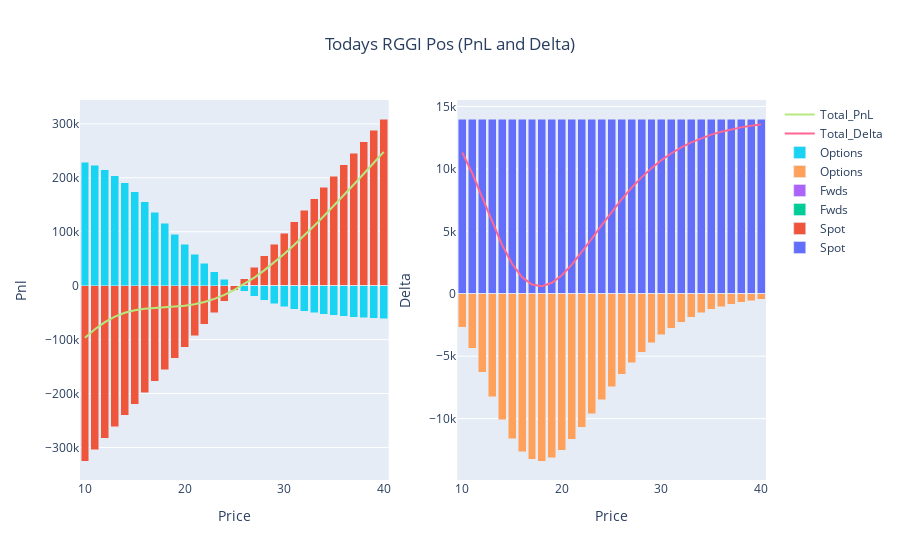

Notebook code cell kept with this figure:
### Markdown cell above
# Today's Position

### Code cell
## USE THIS STYLE OF GRAPHING FOR TODAY DATE ENTRY ##
position_functions = Position_Reporting(positions, 'RGGI', current_date)
pnl, delta, theta, vega, value = position_functions.combine_frame()

fig_d = go.Figure()

fig_d.add_trace(go.Bar(x=delta.Price, y=delta.Spot, name='Spot', base=0))
fig_d.add_trace(go.Bar(x=delta.Price, y=delta.Fwds, name='Fwds', base=0))
fig_d.add_trace(go.Bar(x=delta.Price, y=delta.Options, name='Options', base=0))
fig_d.add_trace(go.Scatter(x=delta.Price, y=delta.Total_Delta, mode='lines', name='Total_Delta'))

#fig_d.update_layout(title='ACCU Delta Today', xaxis_title='Price', yaxis_title='Delta', barmode='stack')
#fig_d.show()

#~~~~~~~~~~~~~~~~~~~~~~~~~~~~~~~~~
fig_p = go.Figure()

fig_p.add_trace(go.Bar(x=pnl.Price, y=pnl.Spot, name='Spot', base=0))
fig_p.add_trace(go.Bar(x=pnl.Price, y=pnl.Fwds, name='Fwds', base=0))
fig_p.add_trace(go.Bar(x=pnl.Price, y=pnl.Options, name='Options', base=0))
fig_p.add_trace(go.Scatter(x=pnl.Price, y=pnl.Total_Pnl, mode='lines', name='Total_PnL'))

#fig_p.update_layout(title='ACCU PnL Today', xaxis_title='Price', yaxis_title='pnl', barmode='stack')
#fig_p.show()


#~~~~~~~~~~~~~~~~~~~~~~~~~~~~~~~
fig = make_subplots(rows=1, cols=2)
for i in range(0,len(fig_d.data)):
    fig.add_trace(fig_d.data[i], row=1, col=2)
    fig.add_trace(fig_p.data[i], row=1, col=1)
    
#fig.update_layout(title={'text': 'Todays RGGI Pos (PnL and Delta)','x': 0.5,'xanchor': 'center'}, barmode='stack')
fig.update_layout(title={'text': 'Todays RGGI Pos (PnL and Delta)','x': 0.5,'xanchor': 'center'})

fig.update_xaxes(title_text="Price", row=1, col=1)
fig.update_yaxes(title_text="Pnl", row=1, col=1)
fig.update_xaxes(title_text="Price", row=1, col=2)
fig.update_yaxes(title_text="Delta", row=1, col=2)    
fig.show()

### Figure 1 — Plotly figure (JSON) as saved in the notebook; plotly's stock layout.template omitted (floating-point values rounded to 4 significant figures)
{"data": [{"base": 0, "name": "Spot", "type": "bar", "x": [10, 11, 12, 13, 14, 15, 16, 17, 18, 19, 20, 21, 22, 23, 24, 25, 26, 27, 28, 29, 30, 31, 32, 33, 34, 35, 36, 37, 38, 39, 40], "xaxis": "x2", "y": [14000, 14000, 14000, 14000, 14000, 14000, 14000, 14000, 14000, 14000, 14000, 14000, 14000, 14000, 14000, 14000, 14000, 14000, 14000, 14000, 14000, 14000, 14000, 14000, 14000, 14000, 14000, 14000, 14000, 14000, 14000], "yaxis": "y2"}, {"base": 0, "name": "Spot", "type": "bar", "x": [10, 11, 12, 13, 14, 15, 16, 17, 18, 19, 20, 21, 22, 23, 24, 25, 26, 27, 28, 29, 30, 31, 32, 33, 34, 35, 36, 37, 38, 39, 40], "xaxis": "x", "y": [-325100.0, -304000.0, -282900.0, -261700.0, -240600.0, -219400.0, -198300.0, -177200.0, -156000.0, -134900.0, -113700.0, -92590.0, -71450.0, -50310.0, -29170.0, -8033.0, 13110.0, 34250.0, 55390.0, 76530.0, 97670.0, 118800.0, 139900.0, 161100.0, 182200.0, 203400.0, 224500.0, 245600.0, 266800.0, 287900.0, 309100.0], "yaxis": "y"}, {"base": 0, "name": "Fwds", "type": "bar", "x": [10, 11, 12, 13, 14, 15, 16, 17, 18, 19, 20, 21, 22, 23, 24, 25, 26, 27, 28, 29, 30, 31, 32, 33, 34, 35, 36, 37, 38, 39, 40], "xaxis": "x2", "y": [0, 0, 0, 0, 0, 0, 0, 0, 0, 0, 0, 0, 0, 0, 0, 0, 0, 0, 0, 0, 0, 0, 0, 0, 0, 0, 0, 0, 0, 0, 0], "yaxis": "y2"}, {"base": 0, "name": "Fwds", "type": "bar", "x": [10, 11, 12, 13, 14, 15, 16, 17, 18, 19, 20, 21, 22, 23, 24, 25, 26, 27, 28, 29, 30, 31, 32, 33, 34, 35, 36, 37, 38, 39, 40], "xaxis": "x", "y": [0, 0, 0, 0, 0, 0, 0, 0, 0, 0, 0, 0, 0, 0, 0, 0, 0, 0, 0, 0, 0, 0, 0, 0, 0, 0, 0, 0, 0, 0, 0], "yaxis": "y"}, {"base": 0, "name": "Options", "type": "bar", "x": [10, 11, 12, 13, 14, 15, 16, 17, 18, 19, 20, 21, 22, 23, 24, 25, 26, 27, 28, 29, 30, 31, 32, 33, 34, 35, 36, 37, 38, 39, 40], "xaxis": "x2", "y": [-2684.0, -4346.0, -6271.0, -8256.0, -10090.0, -11600.0, -12670.0, -13260.0, -13390.0, -13120.0, -12510.0, -11670.0, -10670.0, -9597.0, -8503.0, -7438.0, -6433.0, -5509.0, -4676.0, -3940.0, -3296.0, -2742.0, -2269.0, -1868.0, -1532.0, -1252.0, -1020.0, -828.3, -671.1, -542.6, -437.8], "yaxis": "y2"}, {"base": 0, "name": "Options", "type": "bar", "x": [10, 11, 12, 13, 14, 15, 16, 17, 18, 19, 20, 21, 22, 23, 24, 25, 26, 27, 28, 29, 30, 31, 32, 33, 34, 35, 36, 37, 38, 39, 40], "xaxis": "x", "y": [228500.0, 223300.0, 215300.0, 204300.0, 190400.0, 174000.0, 155600.0, 136000.0, 115800.0, 95740.0, 76350.0, 58070.0, 41190.0, 25880.0, 12220.0, 185.5, -10280.0, -19280.0, -26960.0, -33450.0, -38910.0, -43450.0, -47230.0, -50340.0, -52900.0, -55000.0, -56710.0, -58100.0, -59220.0, -60140.0, -60880.0], "yaxis": "y"}, {"mode": "lines", "name": "Total_Delta", "type": "scatter", "x": [10, 11, 12, 13, 14, 15, 16, 17, 18, 19, 20, 21, 22, 23, 24, 25, 26, 27, 28, 29, 30, 31, 32, 33, 34, 35, 36, 37, 38, 39, 40], "xaxis": "x2", "y": [11320.0, 9654.0, 7729.0, 5744.0, 3911.0, 2404.0, 1331.0, 737.4, 607.2, 884.2, 1488.0, 2331.0, 3328.0, 4403.0, 5497.0, 6562.0, 7567.0, 8491.0, 9324.0, 10060.0, 10700.0, 11260.0, 11730.0, 12130.0, 12470.0, 12750.0, 12980.0, 13170.0, 13330.0, 13460.0, 13560.0], "yaxis": "y2"}, {"mode": "lines", "name": "Total_PnL", "type": "scatter", "x": [10, 11, 12, 13, 14, 15, 16, 17, 18, 19, 20, 21, 22, 23, 24, 25, 26, 27, 28, 29, 30, 31, 32, 33, 34, 35, 36, 37, 38, 39, 40], "xaxis": "x", "y": [-96600.0, -80730.0, -67580.0, -57420.0, -50160.0, -45440.0, -42680.0, -41180.0, -40220.0, -39140.0, -37380.0, -34520.0, -30260.0, -24430.0, -16960.0, -7848.0, 2829.0, 14960.0, 28430.0, 43070.0, 58760.0, 75350.0, 92720.0, 110700.0, 129300.0, 148400.0, 167800.0, 187600.0, 207600.0, 227800.0, 248200.0], "yaxis": "y"}], "layout": {"barmode": "stack", "title": {"text": "Todays RGGI Pos (PnL and Delta)", "x": 0.5, "xanchor": "center"}, "xaxis": {"anchor": "y", "domain": [0, 0.45], "title": {"text": "Price"}}, "xaxis2": {"anchor": "y2", "domain": [0.55, 1], "title": {"text": "Price"}}, "yaxis": {"anchor": "x", "domain": [0, 1], "title": {"text": "Pnl"}}, "yaxis2": {"anchor": "x2", "domain": [0, 1], "title": {"text": "Delta"}}}}
